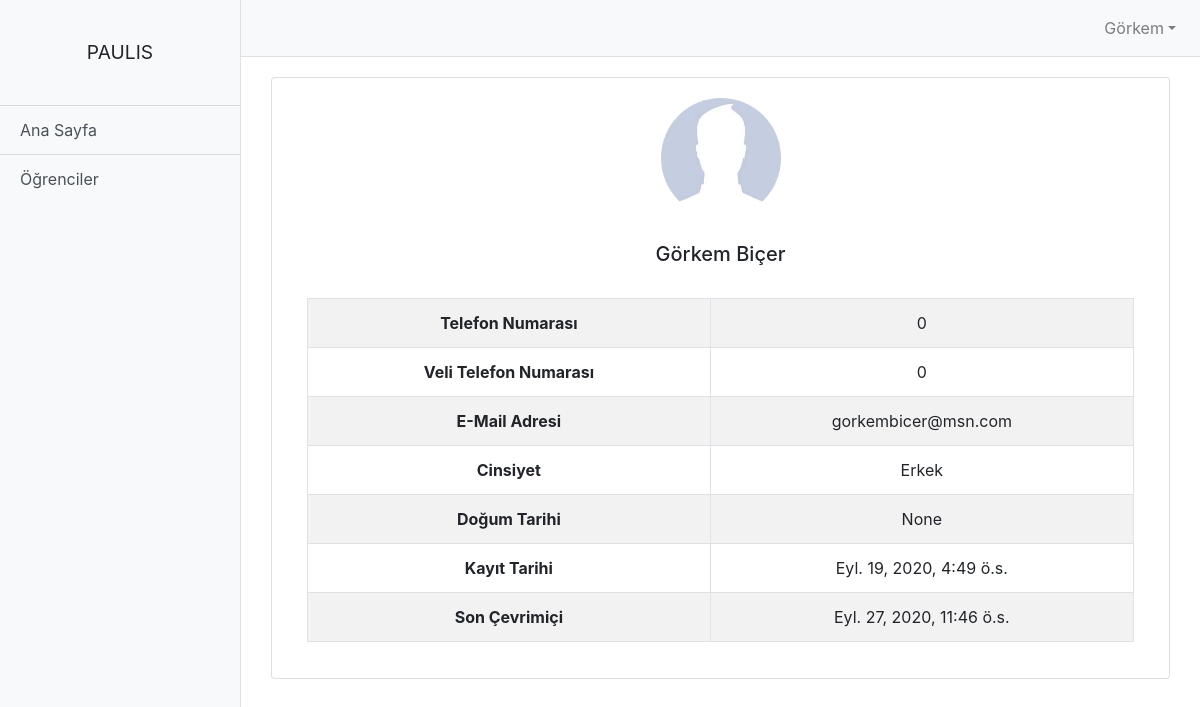
Screenshot of /student/student/3 (signed in) with the database file from the repository.
### student/models.py (models this page shows, shortened)
class student(models.Model):
    author = models.ForeignKey("auth.user",on_delete=models.CASCADE,verbose_name="Kullanıcı Adı")
    avatar = models.ImageField(upload_to = 'media/profile_image', blank=True,verbose_name="Fotoğraf")
    name = models.CharField(default='',max_length = 50,verbose_name = "Adı")
    surname = models.CharField(default='',max_length = 50,verbose_name = "Soyadı")
    birthday = models.DateField(blank=True, null=True,verbose_name = "Doğum Tarihi")
    email = models.EmailField(default='',verbose_name = "E-Posta")
    phone = models.CharField(default=0,max_length=11,verbose_name = "Telefon Numarası")
    parent_phone = models.CharField(default=0,max_length=11,verbose_name = "Veli Telefon Numarası")
    gender_choice = (
        ('Erkek', 'Erkek'),
        ('Kadın', 'Kadın'),)
    gender = models.CharField(max_length = 30,blank=True, null=True,choices = gender_choice,verbose_name = "Cinsiyet")
    created_date = models.DateTimeField(auto_now_add=True,verbose_name="Kayıt Tarihi")

### student/views.py (the view)
# urls.py: path('student/<int:id>',views.detail,name = "detail"),
def detail(request,id):
    students = student.objects.filter(author_id = id)
    context = {
        "students":students
    }
    return render(request,"detail.html",context)

### templates/detail.html
{% extends 'layout.html' %}
{% load static %}
{% block body %}
{% for student in students %}
<div>
  {% if student.avatar %}
  <img src="{{ student.avatar.url }}" class="rounded-circle" style="width: 120px; height: 120px;">
  {% else %}
  {% if student.gender == 'Erkek'  %}
  <img src="{% static 'media/man_default.jpg' %}" class="rounded-circle" style="width: 120px; height: 120px;">
  {% else %}
  <img src="{% static 'media/woman_default.jpg' %}" class="rounded-circle" style="width: 120px; height: 120px;">
  {% endif %}
  {% endif %}
</div>
<div>
  <br>
  <h5>{{student.name}} {{student.surname}}</h5>
  <br>
</div>
<table class="table table-hover table-bordered table-striped text-center">
  <tbody>
    <tr>
      <th scope="row">Telefon Numarası</th>
      <td>{{student.phone}}</td>
    </tr>
    <tr>
      <th scope="row">Veli Telefon Numarası</th>
      <td>{{student.parent_phone}}</td>
    </tr>
    <tr>
      <th scope="row">E-Mail Adresi</th>
      <td>{{student.email}}</td>
    </tr>
    <tr>
      <th scope="row">Cinsiyet</th>
      <td>{{student.gender}}</td>
    </tr>
    <tr>
      <th scope="row">Doğum Tarihi</th>
      <td>{{student.birthday}}</td>
    </tr>
    <tr>
      <th scope="row">Kayıt Tarihi</th>
      <td>{{student.created_date}}</td>
    </tr>
    <tr>
      <th scope="row">Son Çevrimiçi </th>
      <td>{{request.user.last_login}}</td>
    </tr>
  </tbody>
</table>
{% endfor %}
{% endblock body %}

### templates/layout.html (shortened to what this page needs)
<!DOCTYPE html>
{% load static %}
<html lang="en">
<head>
  <link rel="stylesheet" href="https://maxcdn.bootstrapcdn.com/bootstrap/4.0.0/css/bootstrap.min.css"
>
  <link rel="stylesheet" href="{% static 'css/s-sidebar.css' %}">
</head>
<body>
  <div class="d-flex" id="wrapper">
    {% if request.user.is_authenticated %}
    <div class="bg-light border-right" id="sidebar-wrapper">
    <br>
      <div class="sidebar-heading text-center"> PAULIS </div>
      <br>
      <div class="list-group list-group-flush">
        <a href="/" class="list-group-item list-group-item-action bg-light">Ana Sayfa</a>
        <a href="{% url 'student:student_list'  %}" class="list-group-item list-group-item-action bg-light">Öğrenciler</a>
      </div>
    </div>
    {% endif %}
    <div id="page-content-wrapper">
      <nav class="navbar navbar-expand-lg navbar-light bg-light border-bottom">
        <div class="collapse navbar-collapse" id="navbarSupportedContent">
          <ul class="navbar-nav ml-auto mt-2 mt-lg-0">
            <li class="nav-item active">
              <a class="nav-link" href="/"> <span class="sr-only">(current)</span>  </a>
            </li>
            <li class="nav-item">
              <a class="nav-link" href=""></a>
            </li>
            <li class="nav-item dropdown">
              {% if not request.user.is_authenticated %}
              <a class="nav-link dropdown-toggle" href="#" id="navbarDropdown" role="button" data-toggle="dropdown"
                aria-haspopup="true" aria-expanded="false">
                Üye
              </a>
              {% else %}
              <a class="nav-link dropdown-toggle" href="#" id="navbarDropdown" role="button" data-toggle="dropdown"
                aria-haspopup="true" aria-expanded="false">
                {{request.user.first_name}}</a>
              {% endif %}
            </li>
          </ul>
        </div>
      </nav>
      <div class="container-fluid text-center">
        <section class="content" style="margin-top:20px;">
          <div class="container-fluid">
            <div class="card">
              <div class="card-body">
                <div class="col">
                  {% block body %}
                  {% endblock body %}
                </div>
              </div>
            </div>
          </div>
        </section>
      </div>
    </div>
  </div>
</body>
</html>

### static/css/s-sidebar.css (style rules this page uses)
#wrapper { overflow-x: hidden; }
#sidebar-wrapper { min-height: 100vh; margin-left: -15rem; -webkit-transition: margin .25s ease-out; -moz-transition: margin .25s ease-out; -o-transition: margin .25s ease-out; transition: margin .25s ease-out; }
#sidebar-wrapper .sidebar-heading { padding: 0.875rem 1.25rem; font-size: 1.2rem; }
#sidebar-wrapper .list-group { width: 15rem; }
#page-content-wrapper { min-width: 100vw; }
@media (min-width: 768px) { #sidebar-wrapper { margin-left: 0; } }
@media (min-width: 768px) { #page-content-wrapper { min-width: 0; width: 100%; } }

### rows the page displays
student: name "Görkem", surname "Biçer", phone "0", parent_phone "0", email "gorkembicer@msn.com", gender "Erkek", birthday "None", created_date "Eyl. 19, 2020, 4:49 ö.s."

### other values shown
{{ request.user.first_name }} "Görkem"
{{ request.user.last_login }} "Eyl. 27, 2020, 11:46 ö.s."
